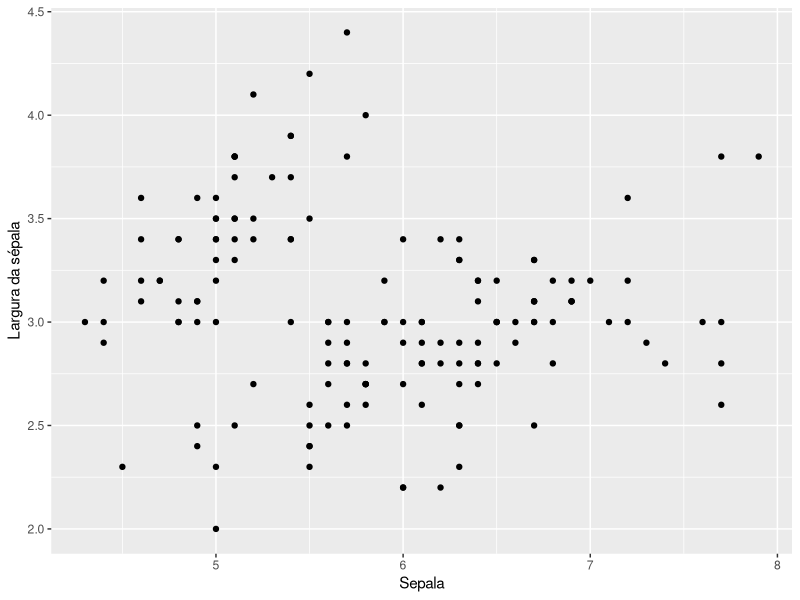

R code for this plot:
## ---- chunk 1
knitr::opts_chunk$set(echo = TRUE, message = FALSE, warning = F)
## ---- chunk 2
library(tidyverse)
## ---- chunk 3
library(tidyverse)
iris |> 
  ggplot(aes(x = Sepal.Length, y = Sepal.Width)) +
  geom_point() +
  labs( x= "Sepala", y = "Largura da sépala")
